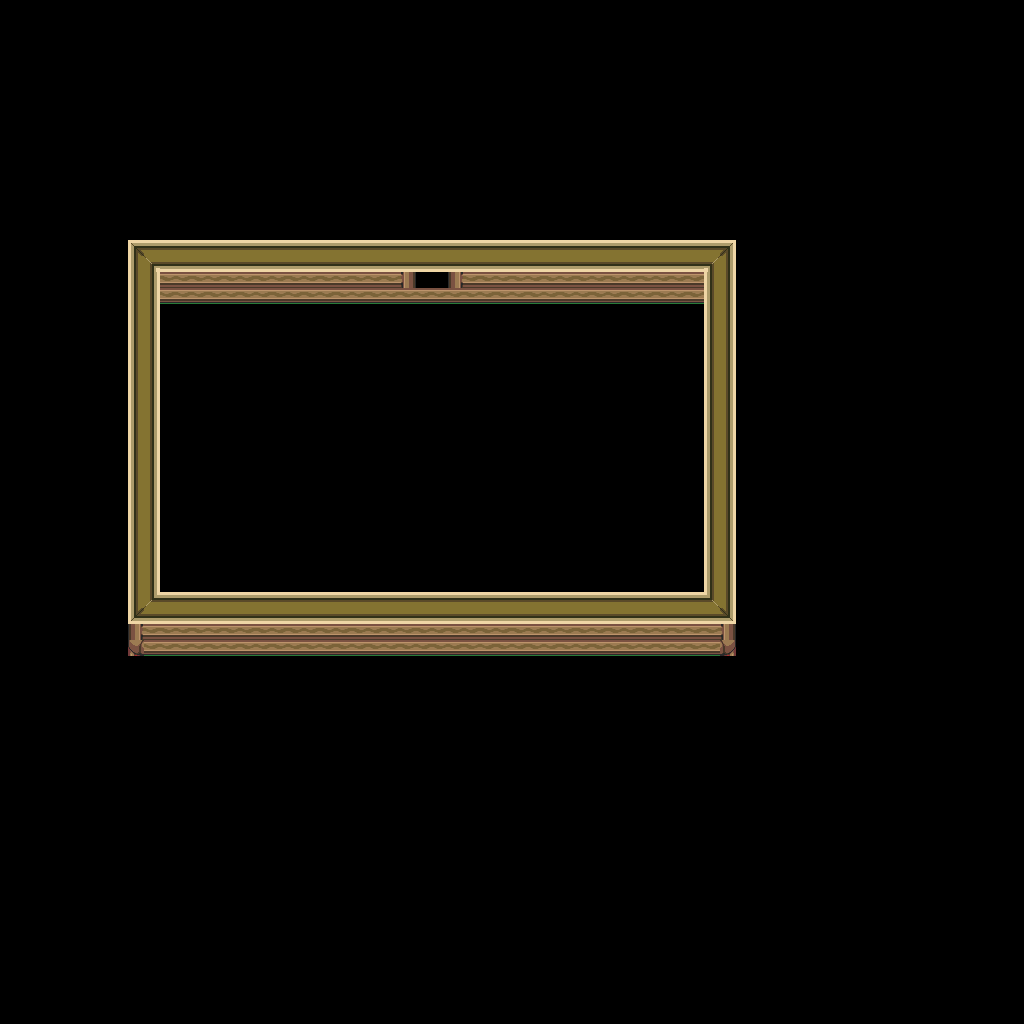

This is a level from a 2D game, rendered from its Tiled map with the project's own tilesets. A one-line summary and the map file follow, with tile-layer data summarised:
An orthogonal 64x64 tile map with 16x16 px tiles, 1 tile layer (base), 1 hidden layer not drawn and 5 objects.

<map version="1.10" tiledversion="1.12.1" orientation="orthogonal" renderorder="right-down" width="64" height="64" tilewidth="16" tileheight="16" infinite="0" nextlayerid="3" nextobjectid="6">
 <tileset firstgid="1" source="../classiciphone_pics4.tsx" />
 <layer id="1" name="base" width="64" height="64">
  <data>[4096 cells, 3484 non-empty, 21 distinct tile ids]</data>
 </layer>
 <layer id="2" name="collision" width="64" height="64" visible="0">
  <properties><property name="collision" value="true" /></properties>
  <data>[4096 cells, 3484 non-empty, 1 distinct tile ids]</data>
 </layer>
 <objectgroup id="3" name="npcs">
  <object id="1" x="432.0" y="240.0" width="16" height="16">
   <properties>
    <property name="script" type="string">-- Auto-converted from GraalScript
-- message Welcome to Outlast!;</property>
   </properties>
  </object>
  <object id="2" x="432.0" y="288.0" width="16" height="16">
   <properties>
    <property name="script" type="string">-- Auto-converted from GraalScript
-- function onCreated() {
-- hide();
end
-- function onPlayerchats() {
-- if (player.guild == "LAT") {
-- tokens = player.chat.tokenize();
-- if (tokens[0] == "/start") {
-- show();
self.timer = tokens[1]
-- if (this.timer == 0) this.timer == 1;
-- chat = this.timer;
-- settimer(1);
-- }}}
-- function onTimeout() {
self.timer++
-- chat = this.timer;
-- if (this.timer &gt;= 61) hide();
-- else settimer(1);
end</property>
   </properties>
  </object>
  <object id="3" x="336.0" y="240.0" width="16" height="16">
   <properties>
    <property name="script" type="string">-- Auto-converted from GraalScript
joinResource("level_pklevel")</property>
   </properties>
  </object>
  <object id="4" x="288.0" y="240.0" width="16" height="16">
   <properties>
    <property name="script" type="string">-- Auto-converted from GraalScript
-- [CLIENT-SIDE — server no-op]
-- if (playerenters){
-- this.focus = 0;
-- }
-- if (playerdies) {
-- this.focus = 0;
-- resetfocus;
-- }
-- 
-- if (playerchats) {
-- if (strequals(#c,focus on)) {
-- if (this.focus = 0) {
-- this.focus = 1;
-- timereverywhere;
-- timeout = .05;}}
-- elseif (strequals(#c,focus off)) {
-- this.focus = 0;
-- resetfocus;
-- }
-- }
-- if (timeout) {
-- if (this.focus == 1) {
-- setfocus 25.5,25.5;
-- timeout = .05;
-- }}</property>
   </properties>
  </object>
  <object id="5" x="240.0" y="240.0" width="16" height="16">
   <properties>
    <property name="script" type="string">-- Auto-converted from GraalScript
-- [CLIENT-SIDE — server no-op]
-- if(playerenters)
-- seteffect 0,0,0,0;</property>
   </properties>
  </object>
 </objectgroup>
</map>
